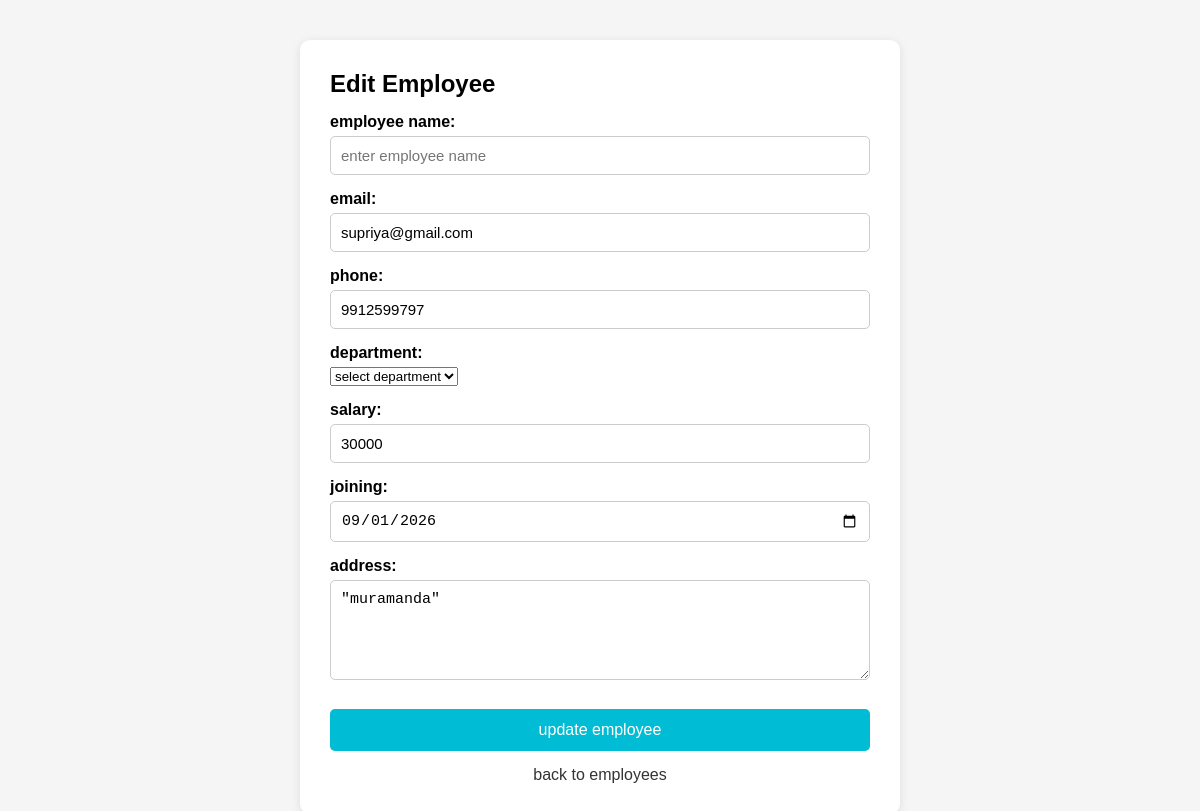
Screenshot of /edit-employee/5 (signed in) with the database file from the repository.
### tables this page shows
CREATE TABLE employees(
                   id integer PRIMARY KEY AUTOINCREMENT,
                   employeename text NOT NULL,
                   email text  UNIQUE NOT NULL,
                   phone text NOT NULL,
                   department text NOT NULL,
                   salary INTEGER NOT NULL,
                   joining date TEXT NOT NULL,
                   address Text);

### server.py (the view)
@app.route("/edit-employee/<int:id>", methods=["GET"])
def edit_employee_page(id):
    if not login_required():
       return redirect("/login")
    connection = get_database_connection()
    cursor = connection.cursor()
    cursor.execute("""
        SELECT *
        FROM employees
        WHERE id = ?""",(id,))
    employee=cursor.fetchone()
    connection.close()
    if employee is None:
        return """
        <h2>Employee not found!</h2>
        <a href="/employees">
            Back to Employees</a>"""
    theme = request.cookies.get(
        "theme",
        "light")
    return render_template(
        "edit-employee.html",
        employee=employee,
        theme=theme)

### server.py (called while the page is built)
def get_database_connection():
    connection = sqlite3.connect("users.db")
    connection.row_factory = sqlite3.Row
    return connection

def login_required():
    return "user_id" in session

### templates/edit-employee.html (shortened to what this page needs)
<!DOCTYPE html>
<html lang="en">
<head>
</head>
<body>
    <div class="container">
    <h2>Edit Employee</h2>
    <form action="/edit-employee/{{employee['id']}}" method="post">
          <div class="row">
             <div class="form-group">
                <label for="employeename">employee name:</label>
                <input type="text" id="employeename" name="employeename"
                placeholder="enter employee name" value="{{employee['name']}}" required>
                <label for="email">email:</label>
                <input type="email" id="email" name="email"
                placeholder="enter email" value="{{employee['email']}}" required>
             </div>
          </div>
          <div class="row">
             <div class="form-group">
                <label for="phone">phone:</label>
                <input type="tel" id="phone" name="phone"
                placeholder="enter phone number" value="{{employee['phone']}}" required>
                <label for="department">department:</label>
                <select id="department" name="department" value="{{employee['department']}}" required>
                    <option value="select department">select department</option>
                </select>
             </div>
          </div>
         <div class="row">
             <div class="form-group">
                <label for="salary">salary:</label>
                <input type="number" id="salary" name="salary"
                placeholder="enter salary" value="{{employee['salary']}}" required>
                <label for="joining">joining:</label>
                <input type="date" id="joining" name="joining" value="{{employee['joining']}}" required>
             </div>
          </div>
        <div class="row">
             <div class="form-group">
                <label for="address">address:</label>
                <textarea  id="address" name="address" required>"{{employee['address'] or '_'}}"</textarea>
             </div>
          </div>
         <div class="row" >
              <div class="form-group">
             <button type="submit" class="update-btn">update employee</button>
            </div>
          </div>
        </form>
        <a href="/employees" class="back-btn">back to employees</a>
    </div>
</body>
</html>

### templates/edit-employee.html (style rules this page uses)
* { margin: 0; padding: 0; box-sizing: border-box; }
body { font-family: Arial, sans-serif; background-color: #f5f5f5; }
.container { width: 600px; max-width: 90%; margin: 40px auto; background-color: white; padding: 30px; border-radius: 10px; box-shadow: 0 2px 10px rgba(0,0,0,0.1); }
label { display: block; margin-top: 15px; margin-bottom: 5px; font-weight: bold; }
input, textarea { width: 100%; padding: 10px; border: 1px solid #ccc; border-radius: 5px; font-size: 15px; }
textarea { height: 100px; resize: vertical; }
.update-btn { width: 100%; margin-top: 25px; padding: 12px; border: none; background-color: #00bcd4; color: white; font-size: 16px; border-radius: 5px; cursor: pointer; }
.back-btn { display: block; text-align: center; margin-top: 15px; text-decoration: none; color: #333; }

### rows the page displays
employees: email "supriya@gmail.com", phone "9912599797", department "select department", salary "30000", joining "09/01/2026", address "\"muramanda\""
